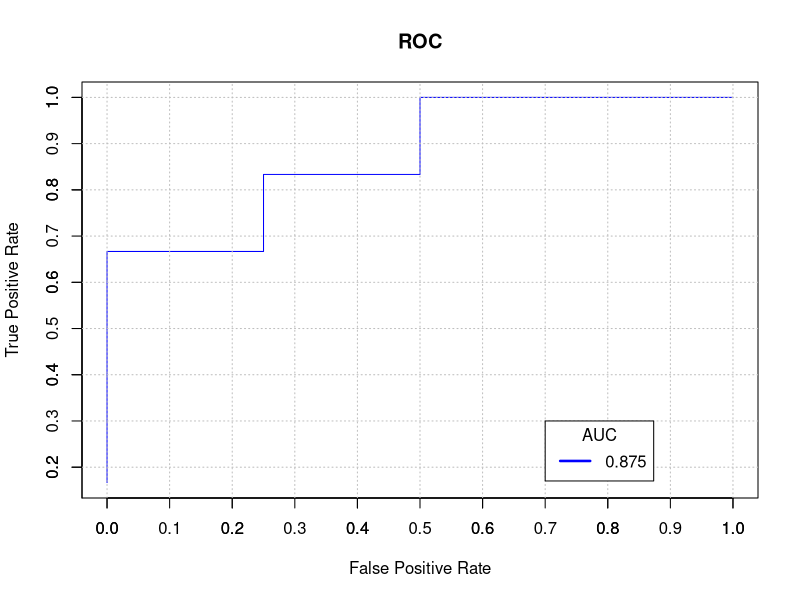

R code for this plot:
# from http://stackoverflow.com/a/19071629/856897
true_Y = c(1,1,1,1,0,1,0,1,0,0)
probs = c(1,0.999,0.999,0.973,0.568,0.421,0.382,0.377,0.146,0.11)

getROC_AUC = function(probs, true_Y){
  probsSort = sort(probs, decreasing = TRUE, index.return = TRUE)
  val = unlist(probsSort$x)
  idx = unlist(probsSort$ix)  
  
  roc_y = true_Y[idx];
  stack_x = cumsum(roc_y == 0)/sum(roc_y == 0)
  stack_y = cumsum(roc_y == 1)/sum(roc_y == 1)    
  
  auc = sum((stack_x[2:length(roc_y)]-stack_x[1:length(roc_y)-1])*stack_y[2:length(roc_y)])
  return(list(stack_x=stack_x, stack_y=stack_y, auc=auc))
}

aList = getROC_AUC(probs, true_Y) 

stack_x = unlist(aList$stack_x)
stack_y = unlist(aList$stack_y)
auc = unlist(aList$auc)

plot(stack_x, stack_y, type = "l", col = "blue", xlab = "False Positive Rate", ylab = "True Positive Rate", main = "ROC")
axis(1, seq(0.0,1.0,0.1))
axis(2, seq(0.0,1.0,0.1))
abline(h=seq(0.0,1.0,0.1), v=seq(0.0,1.0,0.1), col="gray", lty=3)
legend(0.7, 0.3, sprintf("%3.3f",auc), lty=c(1,1), lwd=c(2.5,2.5), col="blue", title = "AUC")